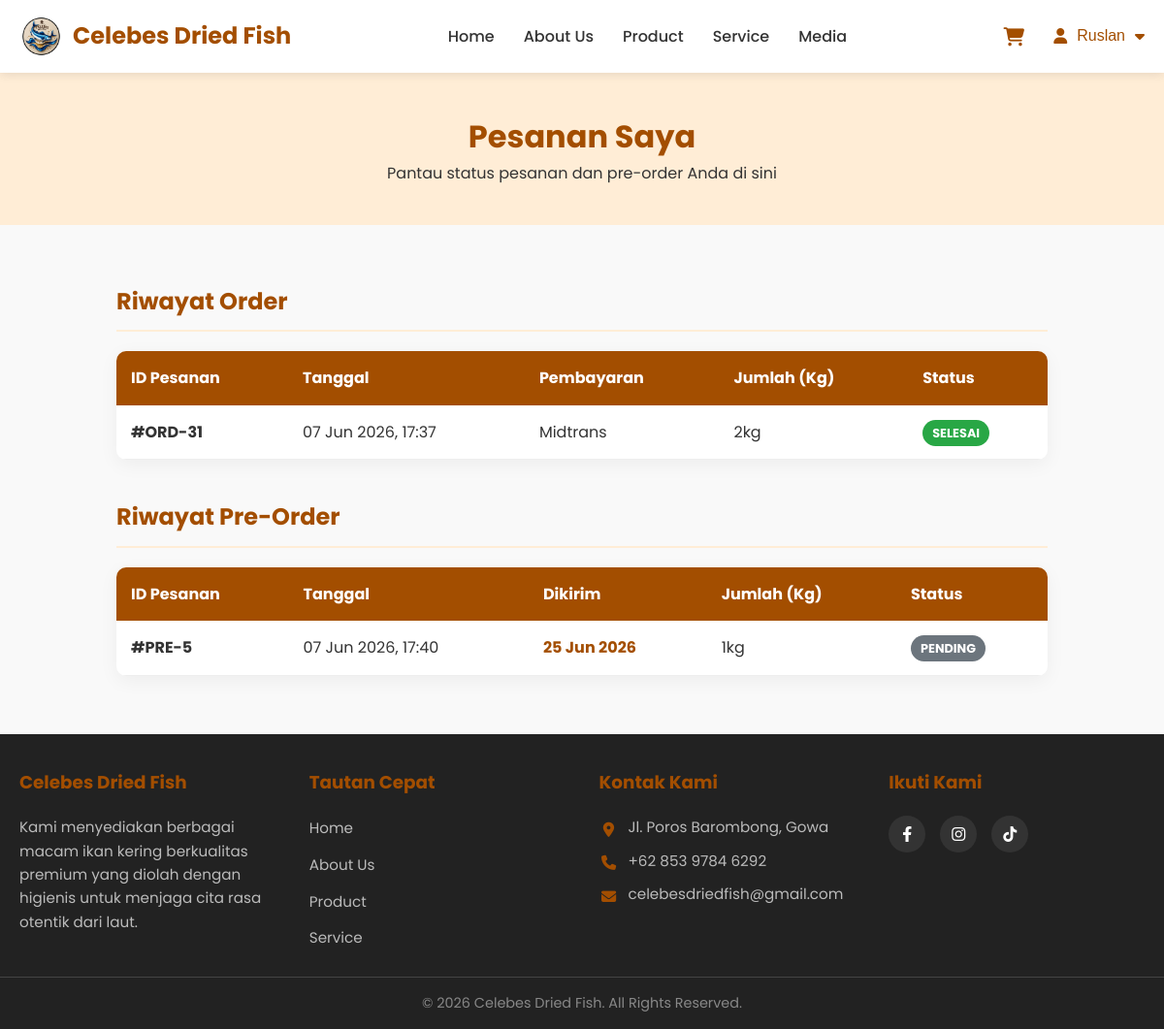
Screenshot of /my_orders.php (signed in) with the database file from the repository.
### tables this page shows
CREATE TABLE `orders` (
  `id` int(11) NOT NULL,
  `user_id` int(11) NOT NULL,
  `name` varchar(100) NOT NULL,
  `phone` varchar(20) NOT NULL,
  `email` varchar(100) NOT NULL,
  `address` text NOT NULL,
  `amount` int(11) NOT NULL,
  `total_price` int(11) NOT NULL DEFAULT 0,
  `note` text DEFAULT NULL,
  `payment` varchar(50) NOT NULL,
  `payment_proof` varchar(255) DEFAULT NULL,
  `status` enum('pending','processed','delivery','completed') NOT NULL DEFAULT 'pending',
  `created_at` timestamp NOT NULL DEFAULT current_timestamp()
);

CREATE TABLE `pre_orders` (
  `id` int(11) NOT NULL,
  `user_id` int(11) NOT NULL,
  `name` varchar(100) NOT NULL,
  `phone` varchar(20) NOT NULL,
  `email` varchar(100) NOT NULL,
  `address` text NOT NULL,
  `amount` int(11) NOT NULL,
  `total_price` int(11) NOT NULL DEFAULT 0,
  `date` date NOT NULL,
  `note` text DEFAULT NULL,
  `payment` varchar(50) NOT NULL,
  `payment_proof` varchar(255) DEFAULT NULL,
  `status` enum('pending','processed','delivery','completed') NOT NULL DEFAULT 'pending',
  `created_at` timestamp NOT NULL DEFAULT current_timestamp()
);

### my_orders.php (the view, shortened to what this page needs)
<?php
require_once 'config/database.php';
$user_id = $_SESSION['user_id'];
$stmt = $conn->prepare("SELECT * FROM orders WHERE user_id = ? ORDER BY created_at DESC");
$stmt->bind_param("i", $user_id);
$stmt->execute();
$orders_result = $stmt->get_result();
$stmt_pre = $conn->prepare("SELECT * FROM pre_orders WHERE user_id = ? ORDER BY created_at DESC");
$stmt_pre->bind_param("i", $user_id);
$stmt_pre->execute();
$pre_orders_result = $stmt_pre->get_result();
require_once 'includes/header.php';
require_once 'includes/navbar.php';
function getStatusBadge($status) {
    switch($status) {
        case 'pending':
            return '<span style="background-color: #6c757d; color: white; padding: 5px 10px; border-radius: 20px; font-size: 0.8em; font-weight: bold; text-transform: uppercase;">Pending</span>';
        case 'completed':
            return '<span style="background-color: #28a745; color: white; padding: 5px 10px; border-radius: 20px; font-size: 0.8em; font-weight: bold; text-transform: uppercase;">Selesai</span>';
    }
}
?>
<div style="background-color: var(--primary-light); padding: 40px 0; text-align: center;">
    <div class="container">
        <h1 style="color: var(--primary-color);">Pesanan Saya</h1>
        <p>Pantau status pesanan dan pre-order Anda di sini</p>
    </div>
</div>
<section style="padding: 60px 0; background-color: #f9f9f9;">
    <div class="container" style="max-width: 1000px;">
        <h2 style="margin-bottom: 20px; color: var(--primary-color); border-bottom: 2px solid var(--primary-light); padding-bottom: 10px;">Riwayat Order</h2>
        <div style="background: var(--white); border-radius: 10px; box-shadow: 0 5px 20px rgba(0,0,0,0.05); overflow: hidden; margin-bottom: 40px;">
            <?php if($orders_result->num_rows > 0): ?>
                <div style="overflow-x: auto;">
                    <table style="width: 100%; border-collapse: collapse; text-align: left;">
                        <thead>
                            <tr style="background-color: var(--primary-color); color: white;">
                                <th style="padding: 15px;">ID Pesanan</th>
                                <th style="padding: 15px;">Tanggal</th>
                                <th style="padding: 15px;">Pembayaran</th>
                                <th style="padding: 15px;">Jumlah (Kg)</th>
                                <th style="padding: 15px;">Status</th>
                            </tr>
                        </thead>
                        <tbody>
                            <?php while($row = $orders_result->fetch_assoc()): ?>
                            <tr style="border-bottom: 1px solid #eee;">
                                <td style="padding: 15px; font-weight: bold;">#ORD-<?php echo $row['id']; ?></td>
                                <td style="padding: 15px;"><?php echo date('d M Y, H:i', strtotime($row['created_at'])); ?></td>
                                <td style="padding: 15px;"><?php echo htmlspecialchars($row['payment']); ?></td>
                                <td style="padding: 15px;"><?php echo number_format($row['amount'], 0, ',', '.'); ?>kg</td>
                                <td style="padding: 15px;"><?php echo getStatusBadge($row['status']); ?></td>
                            </tr>
                            <?php endwhile; ?>
                        </tbody>
                    </table>
                </div>
            <?php endif; ?>
        </div>
        <h2 style="margin-bottom: 20px; color: var(--primary-color); border-bottom: 2px solid var(--primary-light); padding-bottom: 10px;">Riwayat Pre-Order</h2>
        <div style="background: var(--white); border-radius: 10px; box-shadow: 0 5px 20px rgba(0,0,0,0.05); overflow: hidden;">
            <?php if($pre_orders_result->num_rows > 0): ?>
                <div style="overflow-x: auto;">
                    <table style="width: 100%; border-collapse: collapse; text-align: left;">
                        <thead>
                            <tr style="background-color: var(--primary-color); color: white;">
                                <th style="padding: 15px;">ID Pesanan</th>
                                <th style="padding: 15px;">Tanggal</th>
                                <th style="padding: 15px;">Dikirim</th>
                                <th style="padding: 15px;">Jumlah (Kg)</th>
                                <th style="padding: 15px;">Status</th>
                            </tr>
                        </thead>
                        <tbody>
                            <?php while($row = $pre_orders_result->fetch_assoc()): ?>
                            <tr style="border-bottom: 1px solid #eee;">
                                <td style="padding: 15px; font-weight: bold;">#PRE-<?php echo $row['id']; ?></td>
                                <td style="padding: 15px;"><?php echo date('d M Y, H:i', strtotime($row['created_at'])); ?></td>
                                <td style="padding: 15px; color: var(--primary-color); font-weight: bold;"><?php echo date('d M Y', strtotime($row['date'])); ?></td>
                                <td style="padding: 15px;"><?php echo number_format($row['amount'], 0, ',', '.'); ?>kg</td>
                                <td style="padding: 15px;"><?php echo getStatusBadge($row['status']); ?></td>
                            </tr>
                            <?php endwhile; ?>
                        </tbody>
                    </table>
                </div>
            <?php endif; ?>
        </div>
    </div>
</section>
<?php require_once 'includes/footer.php'; ?>

### assets/css/style.css (style rules this page uses)
:root { --primary-color: #a34e00; --primary-hover: #823e00; --primary-light: #ffedd6; --text-dark: #333333; --text-light: #666666; --white: #ffffff; --gray-light: #f4f4f4; --gray-border: #dddddd; --transition: all 0.3s ease; }
* { margin: 0; padding: 0; box-sizing: border-box; }
body { font-family: 'Poppins', sans-serif; color: var(--text-dark); line-height: 1.6; background-color: var(--white); overflow-x: hidden; }
.container { max-width: 1200px; margin: 0 auto; padding: 0 20px; }

### rows the page displays
orders: id "31", created_at "07 Jun 2026, 17:37", payment "Midtrans", amount "2", status "SELESAI"
pre_orders: id "5", created_at "07 Jun 2026, 17:40", date "25 Jun 2026", amount "1", status "PENDING"

### other values shown
$_SESSION['user_name'] "Ruslan"
